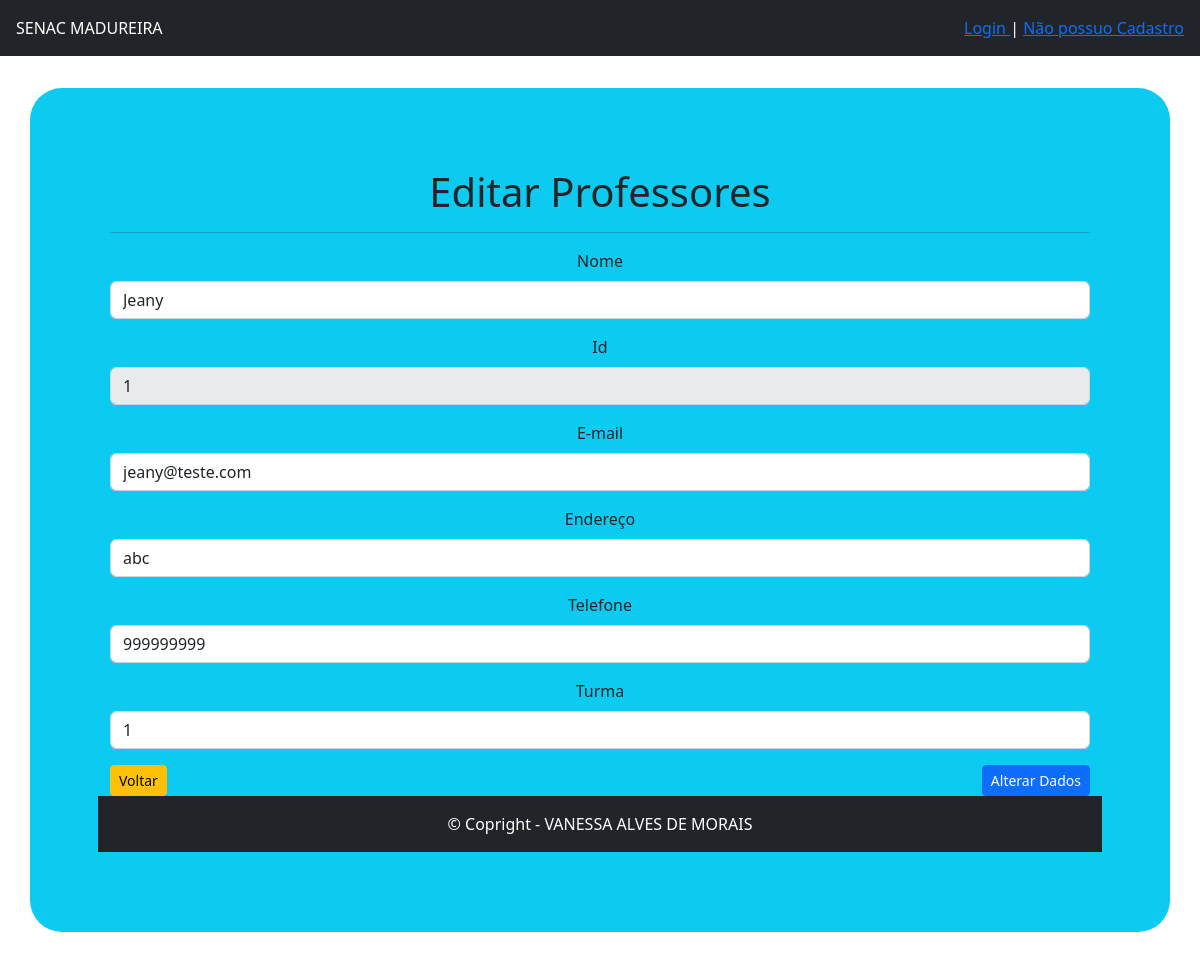
Screenshot of /Professores/editarProfessor.php?idProfessor=1 with the database file from the repository.
### tables this page shows
CREATE TABLE `professores` (
  `id` int(11) NOT NULL,
  `nome` varchar(60) NOT NULL,
  `email` varchar(100) NOT NULL,
  `endereco` varchar(100) NOT NULL,
  `telefone` varchar(14) NOT NULL,
  `turma` int(11) NOT NULL
);

### Professores/editarProfessor.php (the view, shortened to what this page needs)
<?php
include "../conexao.php";
include "../controle.php";
$erro = 0;
if (isset($_GET['idProfessor'])) {
    $idProfessor = $_GET['idProfessor'];
    $sql = "select * from Professores where id= $idProfessor";
    $seleciona = mysqli_query($conexao, $sql);
    $exibe = mysqli_fetch_array($seleciona);
     $nome =$exibe['nome'];
    $endereco =$exibe['endereco'];
    $telefone =$exibe['telefone'];
    $email =$exibe['email'];
    $turma =$exibe['turma'];
} else {
    $erro++;
}
?>
<!doctype html>
<html lang="pt-br">
<head>
    <link href="https://cdn.jsdelivr.net/npm/bootstrap@5.2.0/dist/css/bootstrap.min.css" rel="stylesheet">
    <link rel="stylesheet" href="css/style.css">
</head>
<body>
    <div class="container bg-info pag">
        <h1>Editar Professores</h1>
        <hr>
        <form name="form" method="post" action="updateProfessor.php">
            <div class="mb-3">
                <label for="nome" class="form-label">Nome</label>
                <input type="text" class="form-control" id="nome" name="nome" value="<?php echo $nome ?>" required>
            </div>
            <div class="mb-3">
                <label for="idProfessor" class="form-label">Id</label>
                <input type="text" class="form-control" id="idProfessor" name="idProfessor" value="<?php echo $idProfessor ?>"  disabled required>
            </div>
            <div class="mb-3">
                <label for="email" class="form-label">E-mail</label>
                <input type="email" class="form-control" id="email" name="email" placeholder="nome@exemplo.com" value="<?php echo $email ?> " required>
            </div>
            <div class="mb-3">
                <label for="endereco" class="form-label">Endereço</label>
                <input type="text" class="form-control" id="endereco" name="endereco" value="<?php echo $endereco ?>" required>
            </div>
            <div class="mb-3">
                <label for="telefone" class="form-label">Telefone</label>
                <input type="text" class="form-control" id="telefone" name="telefone" value="<?php echo $telefone ?> ">
            </div>
            <div class="mb-3">
                <label for="turma" class="form-label">Turma</label>
                <input type="text" class="form-control" id="turma" name="turma" maxlength="4" value="<?php echo $turma ?> " required>
            </div>
            <div class="row">
                <div class="col text-start">
                    <a href="listarProfessor.php"><button type="button" class="btn btn-warning btn-sm">Voltar</button></a>
                </div>
                <div class="col text-end">
                    <button type="submit" class="btn btn-primary btn-sm">Alterar Dados</button></a>
                </div>
        </form>
    </div>
    <?php
    include "../footer.php";
    ?>

### css/style.css (style rules this page uses)
.pag { margin-top: 2em; padding: 5em; border-radius: 2em; text-align: center; margin-bottom: 5em; }

### rows the page displays
professores: nome "Jeany", email "jeany@teste.com", endereco "abc", telefone "999999999", turma "1"
